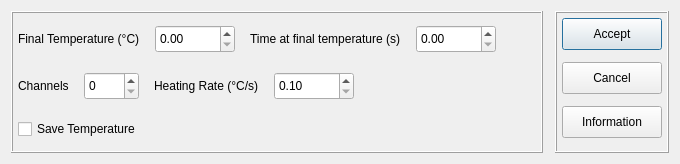
<?xml version="1.0" encoding="UTF-8"?>
<ui version="4.0">
 <class>process</class>
 <widget class="QDialog" name="process">
  <property name="geometry">
   <rect>
    <x>0</x>
    <y>0</y>
    <width>680</width>
    <height>164</height>
   </rect>
  </property>
  <property name="sizePolicy">
   <sizepolicy hsizetype="Minimum" vsizetype="Minimum">
    <horstretch>0</horstretch>
    <verstretch>0</verstretch>
   </sizepolicy>
  </property>
  <property name="minimumSize">
   <size>
    <width>0</width>
    <height>164</height>
   </size>
  </property>
  <property name="maximumSize">
   <size>
    <width>16777215</width>
    <height>164</height>
   </size>
  </property>
  <property name="windowTitle">
   <string>TL</string>
  </property>
  <layout class="QHBoxLayout" name="horizontalLayout_8">
   <property name="spacing">
    <number>12</number>
   </property>
   <item>
    <widget class="QFrame" name="form_area">
     <property name="sizePolicy">
      <sizepolicy hsizetype="Minimum" vsizetype="Minimum">
       <horstretch>0</horstretch>
       <verstretch>0</verstretch>
      </sizepolicy>
     </property>
     <property name="frameShape">
      <enum>QFrame::Box</enum>
     </property>
     <property name="frameShadow">
      <enum>QFrame::Raised</enum>
     </property>
     <layout class="QVBoxLayout" name="verticalLayout_2">
      <property name="spacing">
       <number>12</number>
      </property>
      <property name="leftMargin">
       <number>5</number>
      </property>
      <property name="topMargin">
       <number>5</number>
      </property>
      <property name="rightMargin">
       <number>5</number>
      </property>
      <property name="bottomMargin">
       <number>5</number>
      </property>
      <item>
       <layout class="QHBoxLayout" name="layout">
        <property name="spacing">
         <number>15</number>
        </property>
        <item>
         <layout class="QHBoxLayout" name="layout_2">
          <item>
           <widget class="QLabel" name="final_temperature_label">
            <property name="text">
             <string>Final Temperature (°C)</string>
            </property>
           </widget>
          </item>
          <item>
           <widget class="QDoubleSpinBox" name="final_temperature">
            <property name="minimumSize">
             <size>
              <width>80</width>
              <height>28</height>
             </size>
            </property>
            <property name="maximumSize">
             <size>
              <width>80</width>
              <height>16777215</height>
             </size>
            </property>
            <property name="maximum">
             <double>600.000000000000000</double>
            </property>
           </widget>
          </item>
         </layout>
        </item>
        <item>
         <layout class="QHBoxLayout" name="layout_3">
          <item>
           <widget class="QLabel" name="time_at_final_temp_label">
            <property name="text">
             <string>Time at final temperature (s)</string>
            </property>
           </widget>
          </item>
          <item>
           <widget class="QDoubleSpinBox" name="time_at_final_temp">
            <property name="minimumSize">
             <size>
              <width>80</width>
              <height>28</height>
             </size>
            </property>
            <property name="maximumSize">
             <size>
              <width>80</width>
              <height>16777215</height>
             </size>
            </property>
            <property name="maximum">
             <double>99999.000000000000000</double>
            </property>
           </widget>
          </item>
         </layout>
        </item>
        <item>
         <spacer name="horizontal_spacer_6">
          <property name="orientation">
           <enum>Qt::Horizontal</enum>
          </property>
          <property name="sizeHint" stdset="0">
           <size>
            <width>0</width>
            <height>20</height>
           </size>
          </property>
         </spacer>
        </item>
       </layout>
      </item>
      <item>
       <layout class="QHBoxLayout" name="layout_4">
        <property name="spacing">
         <number>15</number>
        </property>
        <item>
         <layout class="QHBoxLayout" name="layout_5">
          <item>
           <widget class="QLabel" name="channels_label">
            <property name="text">
             <string>Channels</string>
            </property>
           </widget>
          </item>
          <item>
           <widget class="QSpinBox" name="channels">
            <property name="minimumSize">
             <size>
              <width>55</width>
              <height>28</height>
             </size>
            </property>
            <property name="maximumSize">
             <size>
              <width>55</width>
              <height>16777215</height>
             </size>
            </property>
            <property name="maximum">
             <number>512</number>
            </property>
           </widget>
          </item>
         </layout>
        </item>
        <item>
         <layout class="QHBoxLayout" name="layout_6">
          <item>
           <widget class="QLabel" name="heating_rate_label">
            <property name="text">
             <string>Heating Rate (°C/s)</string>
            </property>
           </widget>
          </item>
          <item>
           <widget class="QDoubleSpinBox" name="heating_rate">
            <property name="minimumSize">
             <size>
              <width>80</width>
              <height>28</height>
             </size>
            </property>
            <property name="maximumSize">
             <size>
              <width>80</width>
              <height>16777215</height>
             </size>
            </property>
            <property name="minimum">
             <double>0.100000000000000</double>
            </property>
            <property name="maximum">
             <double>20.000000000000000</double>
            </property>
           </widget>
          </item>
         </layout>
        </item>
        <item>
         <spacer name="horizontal_spacer_3">
          <property name="orientation">
           <enum>Qt::Horizontal</enum>
          </property>
          <property name="sizeHint" stdset="0">
           <size>
            <width>40</width>
            <height>20</height>
           </size>
          </property>
         </spacer>
        </item>
       </layout>
      </item>
      <item>
       <layout class="QHBoxLayout" name="layout_7">
        <item>
         <widget class="QCheckBox" name="save_temp">
          <property name="text">
           <string>Save Temperature</string>
          </property>
         </widget>
        </item>
        <item>
         <spacer name="horizontal_spacer">
          <property name="orientation">
           <enum>Qt::Horizontal</enum>
          </property>
          <property name="sizeHint" stdset="0">
           <size>
            <width>40</width>
            <height>20</height>
           </size>
          </property>
         </spacer>
        </item>
       </layout>
      </item>
     </layout>
    </widget>
   </item>
   <item>
    <widget class="QFrame" name="buttons_area">
     <property name="sizePolicy">
      <sizepolicy hsizetype="Minimum" vsizetype="Minimum">
       <horstretch>0</horstretch>
       <verstretch>0</verstretch>
      </sizepolicy>
     </property>
     <property name="minimumSize">
      <size>
       <width>0</width>
       <height>0</height>
      </size>
     </property>
     <property name="maximumSize">
      <size>
       <width>16777215</width>
       <height>16777215</height>
      </size>
     </property>
     <property name="frameShape">
      <enum>QFrame::Box</enum>
     </property>
     <property name="frameShadow">
      <enum>QFrame::Raised</enum>
     </property>
     <layout class="QVBoxLayout" name="verticalLayout">
      <property name="spacing">
       <number>12</number>
      </property>
      <property name="leftMargin">
       <number>5</number>
      </property>
      <property name="topMargin">
       <number>5</number>
      </property>
      <property name="rightMargin">
       <number>5</number>
      </property>
      <property name="bottomMargin">
       <number>5</number>
      </property>
      <item>
       <widget class="QPushButton" name="push_button_accept">
        <property name="minimumSize">
         <size>
          <width>100</width>
          <height>32</height>
         </size>
        </property>
        <property name="text">
         <string>Accept</string>
        </property>
        <property name="shortcut">
         <string notr="true">Return</string>
        </property>
       </widget>
      </item>
      <item>
       <widget class="QPushButton" name="push_button_cancel">
        <property name="minimumSize">
         <size>
          <width>100</width>
          <height>32</height>
         </size>
        </property>
        <property name="text">
         <string>Cancel</string>
        </property>
        <property name="shortcut">
         <string notr="true">Esc</string>
        </property>
       </widget>
      </item>
      <item>
       <widget class="QPushButton" name="push_button_info">
        <property name="minimumSize">
         <size>
          <width>100</width>
          <height>32</height>
         </size>
        </property>
        <property name="text">
         <string>Information</string>
        </property>
       </widget>
      </item>
      <item>
       <spacer name="vertical_spacer">
        <property name="orientation">
         <enum>Qt::Vertical</enum>
        </property>
        <property name="sizeHint" stdset="0">
         <size>
          <width>20</width>
          <height>0</height>
         </size>
        </property>
       </spacer>
      </item>
     </layout>
    </widget>
   </item>
  </layout>
 </widget>
 <resources/>
 <connections/>
</ui>
